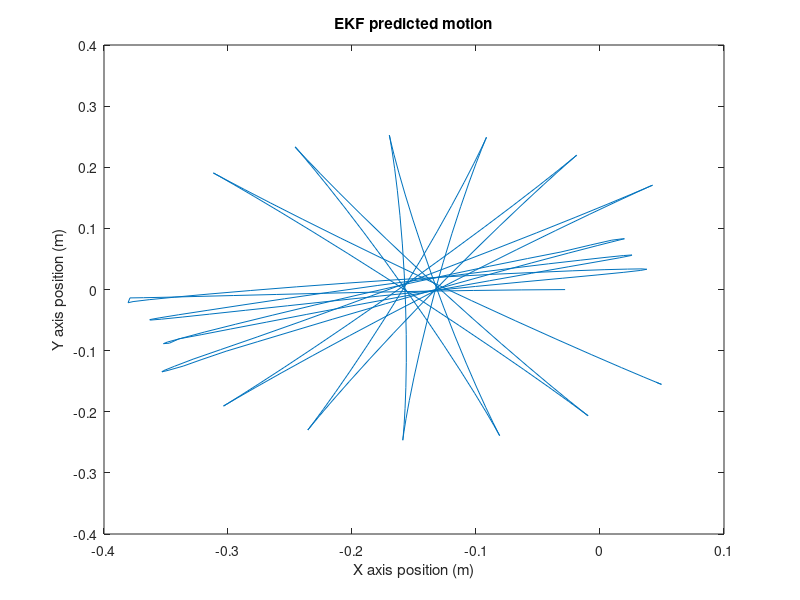
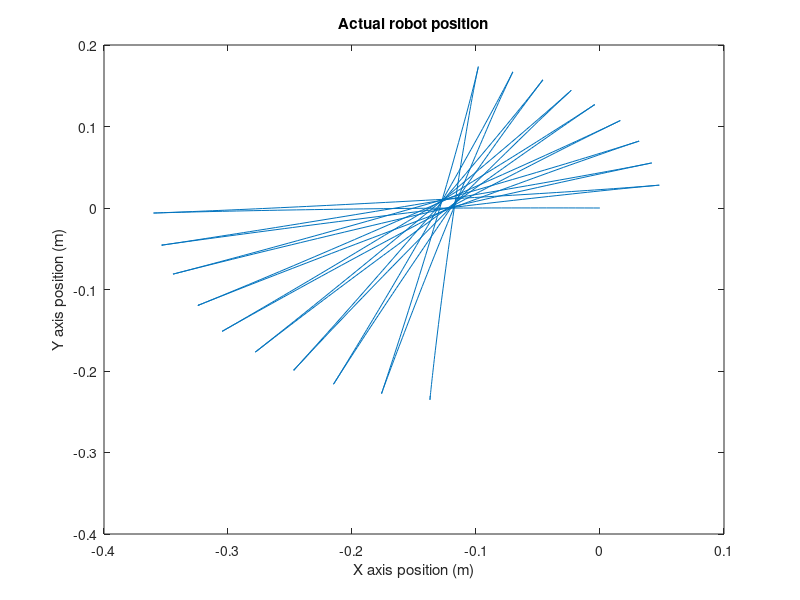
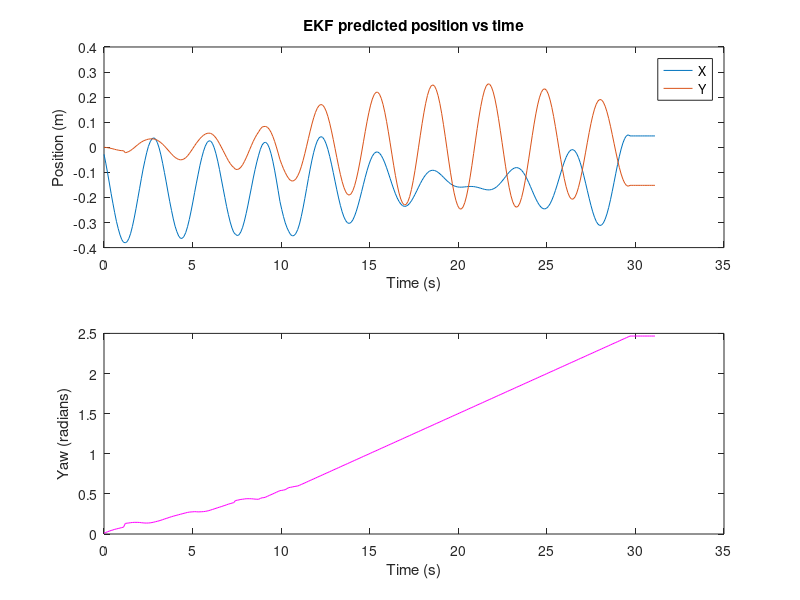
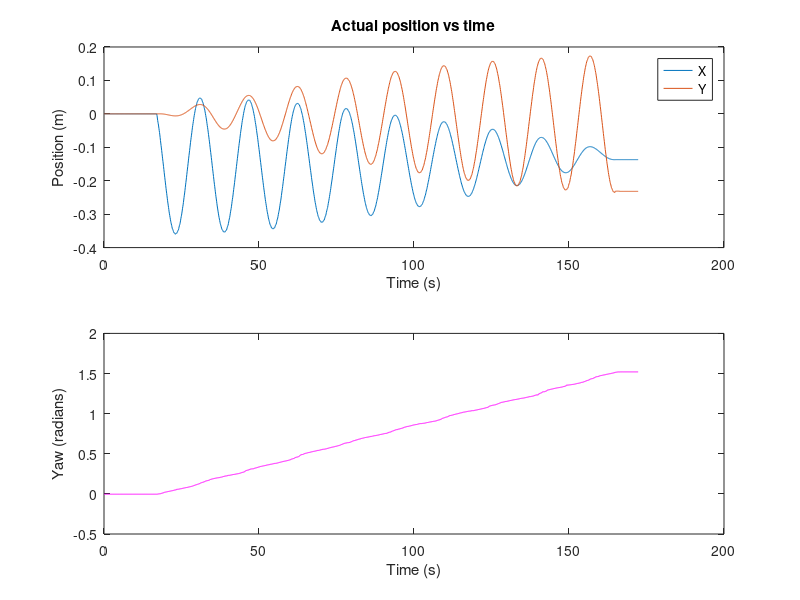

The MATLAB source for these figures, in order:
M = csvread('Mean_data.txt');
M = M(35:length(M(:,3)),:);
A = csvread('Pos_data.txt');
m = csvread('Mean_data.txt');

yaw1 = atan2(2*(m(:,3).*m(:,6)+m(:,4).*m(:,5)), 1-2*(m(:,5).^2+m(:,6).^2));
yaw1 = yaw1(35:length(yaw1));
yaw2 = atan2(2*(A(:,6).*A(:,5)+A(:,3).*A(:,4)), 1-2*(A(:,4).^2+A(:,5).^2));

figure,
plot(M(:,1),M(:,2));
hold on
xlabel('X axis position (m)')
ylabel('Y axis position (m)')
title('EKF predicted motion')

figure,
plot(A(:,1),A(:,2));
title('Actual robot position')
xlabel('X axis position (m)')
ylabel('Y axis position (m)')

figure,
s = size(M);
subplot(2,1,1);
plot(linspace(0,s(1)/10,s(1)),M(:,1:2))
title('EKF predicted position vs time')
legend('X', 'Y')
xlabel('Time (s)')
ylabel('Position (m)')
subplot(2,1,2);
plot(linspace(0,length(yaw1)/10,length(yaw1)), yaw1, 'Color','m');
xlabel('Time (s)')
ylabel('Yaw (radians)')

figure,
s = size(A);
subplot(2,1,1);
plot(linspace(0,s(1)/10,s(1)),A(:,1:2))
xlabel('Time (s)')
ylabel('Position (m)')
title('Actual position vs time')
legend('X','Y')
subplot(2,1,2);
plot(linspace(0,length(yaw2)/10,length(yaw2)), yaw2, 'Color','m');
xlabel('Time (s)')
ylabel('Yaw (radians)')

